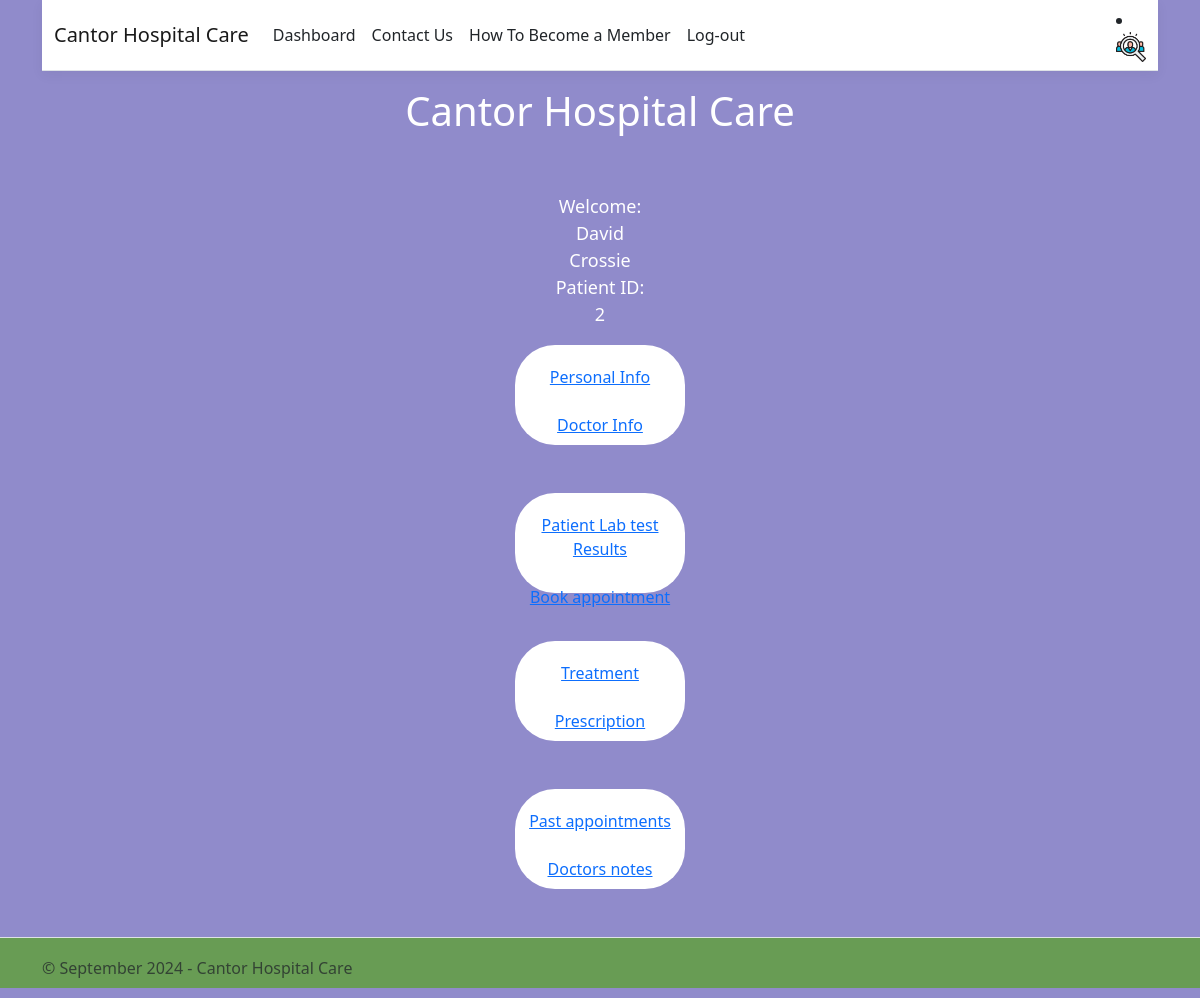
Screenshot of /patientDashboard.php (signed in) with the database file from the repository.
### tables this page shows
CREATE TABLE `patient` (
  `ID` int(100) NOT NULL,
  `phoneNumber` tinytext NOT NULL,
  `email` tinytext NOT NULL,
  `dateOfBirth` date NOT NULL,
  `gender` tinytext NOT NULL,
  `registeredDoctor` tinytext NOT NULL,
  `postCode` char(8) NOT NULL,
  `address_` varchar(45) NOT NULL,
  `firstName` tinytext NOT NULL,
  `lastName` tinytext NOT NULL,
  `assignedStaffID` int(11) DEFAULT NULL,
  `patientPassword` varchar(60) NOT NULL
);

### patientDashboard.php (the view, shortened to what this page needs)
<!DOCTYPE html>
<html lang="en">
<head>
    <link rel="stylesheet" href="css/global.css" type="text/css" />
    <link rel="stylesheet" href="css/mobile.css" type="text/css" media="only screen and (max-width : 607px)" />
    <link rel="stylesheet" href="css/desktop.css" type="text/css" media="only screen and (min-width : 608px)" />
</head>
<body>
    <div class="container">
        <div class="navbarContainer">
            <?php
            include("php/includes/patient/navbar.php");
            ?>
        </div>
        <div class="header">
            <?php
            include("php/includes/header.php");
            ?>
        </div>
        <main>
            <div class="patientNameDash">
                <?php
                include("config.php");
                $sql = "SELECT * FROM patient WHERE ID = 2";
                $result = mysqli_query($conn, $sql);
                if (mysqli_num_rows($result) > 0) {
                    while ($row = mysqli_fetch_assoc($result)) {
                        echo "Welcome: " . $row["firstName"] . ' ' . $row["lastName"] . "<br>";
                        echo "Patient ID: " . $row["ID"] . "<br>" . "<br>" . "<br>";
                    };
                } else {
                    echo "No user found";
                }
                ?>
            </div><br><br><br>
            <div class="patientDashboard">
                <div class="rowButtons">
                    <div class="patientInfo">
                        <a href="patientViewPersonalInfo.php">Personal Info</a>
                    </div><br>
                    <div class="doctorInfo">
                        <a href="patientViewDocInfo.php">Doctor Info</a>
                    </div>
                </div><br><br>
                <div class="rowButtons">
                    <div class="patientLabResults">
                        <a href="patientViewLabResults.php">Patient Lab test Results</a>
                    </div><br>
                    <div class="bookAppointment">
                        <a href="patientBookAppointment.php">Book appointment</a>
                    </div>
                </div><br><br>
                <div class="rowButtons">
                    <div class="patientTreatment">
                        <a href="patientViewTreatment.php">Treatment</a>
                    </div><br>
                    <div class="patientPrescription">
                        <a href="patientViewPrescription.php">Prescription</a>
                    </div>
                </div><br><br>
                <div class="rowButtons">
                    <div class="pastAppointments">
                        <a href="patientViewPastAppointments.php">Past appointments</a>
                    </div><br>
                    <div class="doctorsNotes">
                        <a href="patientViewStaffNotes.php">Doctors notes</a>
                    </div>
                </div><br><br>
            </div>
        </main>
    </div>
    <div class="footer">
        <?php
        include("php/includes/footer.php");
        ?>
</body>
</html>

### css/global.css (style rules this page uses)
a { color: #0366d6; }
html { font-size: 14px; }
@media (min-width: 768px) { html { font-size: 16px; } }
html { position: relative; min-height: 100%; }
body { margin-bottom: 60px; position: relative; min-height: 100vh; display: flex; flex-direction: column; }
.footer { position: relative; margin-top: auto; height: 50px; clear: both; padding-bottom: 50px; bottom: 0; width: 100%; white-space: nowrap; line-height: 60px; background-color: #689C54; color: #fff; }
.bgColor { background-color: #908BCB; max-width: 100%; }
.container { min-height: 100%; }
.header { margin: auto; text-align: center; padding-bottom: 50px; color: white; }
.rowButtons { padding-top: 20px; flex-direction: row; margin: auto; text-align: center; width: 170px; height: 100px; background-color: white; border-radius: 40px; }
.patientNameDash { margin: auto; text-align: center; width: 100px; height: 80px; color: white; font-size: large; padding-bottom: 10px; }

### rows the page displays
patient: firstName "David", lastName "Crossie", ID "2"
